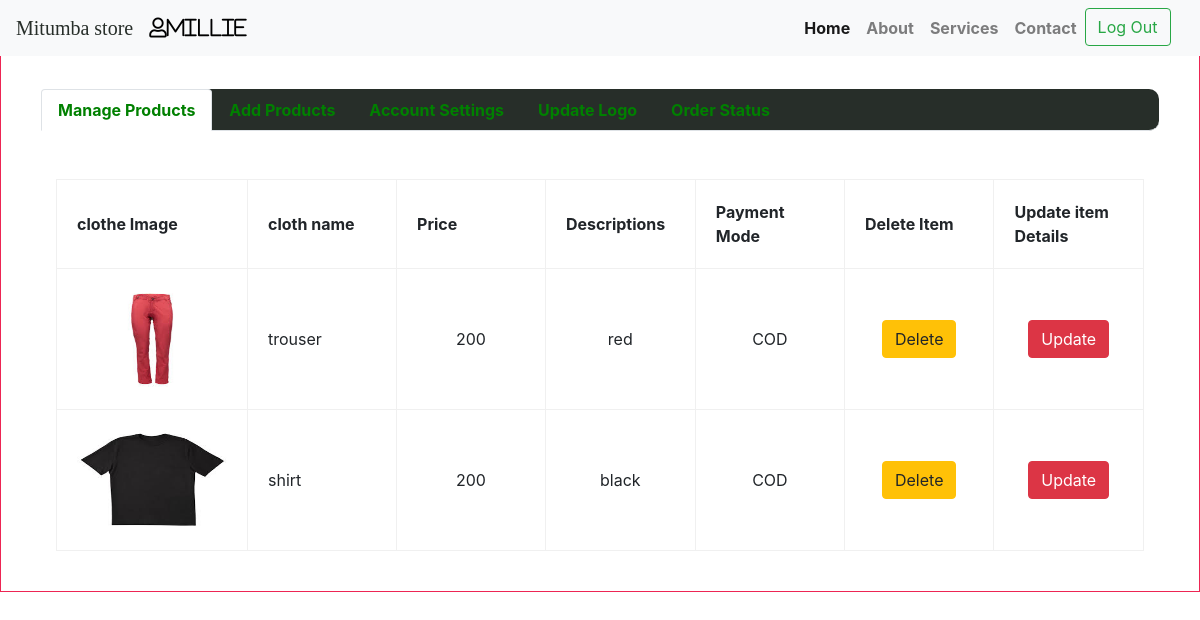
Page /clothes.php (signed in) on the committed database.
### tables this page shows
CREATE TABLE `tblvendor` (
  `fldvendor_id` int(10) NOT NULL,
  `fld_name` varchar(30) NOT NULL,
  `fld_email` varchar(50) NOT NULL,
  `fld_password` varchar(50) NOT NULL,
  `fld_mob` bigint(10) NOT NULL,
  `fld_phone` bigint(10) NOT NULL,
  `fld_address` varchar(50) NOT NULL,
  `fld_logo` varchar(250) NOT NULL
);

CREATE TABLE `tbclothes` (
  `clothe_id` int(11) NOT NULL,
  `fldvendor_id` int(11) NOT NULL,
  `clothename` varchar(100) NOT NULL,
  `cost` bigint(15) NOT NULL,
  `descriptions` varchar(50) NOT NULL,
  `paymentmode` varchar(50) NOT NULL,
  `fldimage` varchar(1000) NOT NULL
);

### clothes.php (the view, shortened to what this page needs)
<?php
include("connection.php");
extract($_REQUEST);
if(isset($_SESSION['id']))
{
 $id=$_SESSION['id'];
 $vq=mysqli_query($con,"select * from tblvendor where fld_email='$id'");
 $vr=mysqli_fetch_array($vq);
}
if(!isset($_SESSION['id']))
{
	header("location:vendor_login.php?msg=Please Login To continue");
}
else
{
$query=mysqli_query($con,"select * from tblvendor   where fld_email='$id'");
}
?>
<!DOCTYPE html>
<html lang="en">
<head>
  <link rel="stylesheet" href="https://maxcdn.bootstrapcdn.com/bootstrap/4.3.1/css/bootstrap.min.css">
     <link rel="stylesheet" href="path/to/font-awesome/css/font-awesome.min.css">
	 <link rel="stylesheet" href="css/font.css">
     <link rel="stylesheet" href="https://use.fontawesome.com/releases/v5.8.1/css/all.css">
</head>
<body>
<nav class="navbar navbar-expand-lg navbar-light bg-light fixed-top">
    <a class="navbar-brand" href="index.php"><span style="color:#272e29;font-family: 'Permanent Marker', cursive;">Mitumba store</span></a>
    <?php
	if(!empty($id))
	{
	?>
	<a class="navbar-brand" style="color:black; text-decoration:none;"><i class="far fa-user"><?php if(isset($id)) { echo $vr['fld_name']; }?></i></a>
	<?php
	}
	?>
    <div class="collapse navbar-collapse" id="navbarResponsive">
      <ul class="navbar-nav ml-auto">
        <li class="nav-item active">
          <a class="nav-link" href="index.php">Home
              </a>
        </li>
        <li class="nav-item">
          <a class="nav-link" href="aboutus.php">About</a>
        </li>
        <li class="nav-item">
          <a class="nav-link" href="services.php">Services</a>
        </li>
        <li class="nav-item">
          <a class="nav-link" href="contact.php">Contact</a>
        </li>
		<li class="nav-item">
		  <form method="post">
          <?php
			if(empty($_SESSION['id']))
			{
			?>
		   <button class="btn btn-outline-danger my-2 my-sm-0" name="login">Log In</button>&nbsp;&nbsp;&nbsp;
            <?php
			}
			else
			{
			?>
			<button class="btn btn-outline-success my-2 my-sm-0" name="logout" type="submit">Log Out</button>&nbsp;&nbsp;&nbsp;
			<?php
			}
			?>
			</form>
        </li>
      </ul>
    </div>
</nav>
<br><br>
<div class="middle" style=" padding:40px; border:1px solid #ED2553;  width:100%;">
	  <ul class="nav nav-tabs nabbar_inverse" id="myTab" style="background:#272e29;border-radius:10px 10px 10px 10px;" role="tablist">
          <li class="nav-item">
             <a class="nav-link active"  style="color:green;" id="home-tab" data-toggle="tab" href="#viewitem" role="tab" aria-controls="home" aria-selected="true">Manage Products</a>
          </li>
          <li class="nav-item">
              <a class="nav-link" style="color:green;" id="profile-tab" data-toggle="tab" href="#manageaccount" role="tab" aria-controls="profile" aria-selected="false">Add Products</a>
          </li>
		  <li class="nav-item">
              <a class="nav-link" style="color:green;" id="accountsettings-tab" data-toggle="tab" href="#accountsettings" role="tab" aria-controls="accountsettings" aria-selected="false">Account Settings</a>
          </li>
		  <li class="nav-item">
              <a class="nav-link" style="color:green;" id="logo-tab" data-toggle="tab" href="#logo" role="tab" aria-controls="logo" aria-selected="false">Update Logo</a>
          </li>
		  <li class="nav-item">
              <a class="nav-link" style="color:green;"id="status-tab" data-toggle="tab" href="#status" role="tab" aria-controls="status" aria-selected="false">Order Status</a>
          </li>
       </ul>
	   <br><br>
	   <div class="tab-content" id="myTabContent">
            <div class="tab-pane fade show active" id="viewitem" role="tabpanel" aria-labelledby="home-tab">
                 <div class="container">
			 <table border="1" bordercolor="#F0F0F0" cellpadding="20px">
			 <th>clothe Image</th>
			 <th>cloth  name</th>
			 <th>Price</th>
			 <th>Descriptions </th>
			 <th>Payment Mode  </th>
			 <th>Delete Item   </th>
			 <th>Update item Details </th>
			   <?php
					  if($query=mysqli_query($con,"select tblvendor.fldvendor_id,tblvendor.fld_email,tbclothes.clothe_id,tbclothes.clothename,tbclothes.cost,tbclothes.paymentmode,tbclothes.descriptions,tbclothes.fldimage,tblvendor.fld_name from tblvendor inner join tbclothes on tblvendor.fldvendor_id=tbclothes.fldvendor_id where tblvendor.fld_email='$id'"))
					  {
						  if(mysqli_num_rows($query))
						  {
						 while($row=mysqli_fetch_array($query))
						 {
							 ?>
			     <tr>
				<td><img src="<?php echo 'image/clothes/'.$id.'/clotheimages/'.$row['fldimage'];?>" height="100px" width="150px"></td>
				<td style="width:150px;"><?php  echo $row['clothename']."<br>";?></td>
				<td align="center" style="width:150px;"><?php  echo $row['cost']."<br>";?></td>
				<td  align="center" style="width:150px;"><?php  echo $row['descriptions']."<br>";?></td>
				<td align="center" style="width:150px;"><?php  echo $row['paymentmode']."<br>";?></td>
				<td align="center" style="width:150px;">
				<a href="vendor_delete_clothes.php?clothe_id=<?php echo $row['clothe_id'];?>"><button type="button" class="btn btn-warning">Delete </button></a>
				</td>
				<td align="center" style="width:150px;">
				<a href="update.php?clothe_id=<?php echo $row['clothe_id'];?>"><button type="button" class="btn btn-danger">Update </button></a>
				</td>
				</tr>
				<?php
						 }
					  }
					  else
						  {
							   $msg="please add some Items";
						  }
					  }
					  else
					  {
						  echo "failed";
					  }
					  ?>
			 </table>
			 </div>
	        </div>
	  </div>
	</div>
</body>
</html>

### clothes.php (style rules this page uses)
ul li a { color:black; font-weight:bold; }
ul li a { color:white;padding:40px; }

### rows in the picture
tblvendor: fld_name "millie"
tbclothes: fldimage (picture), clothename "trouser", cost "200", descriptions "red", paymentmode "COD"
tbclothes: fldimage (picture), clothename "shirt", cost "200", descriptions "black", paymentmode "COD"
